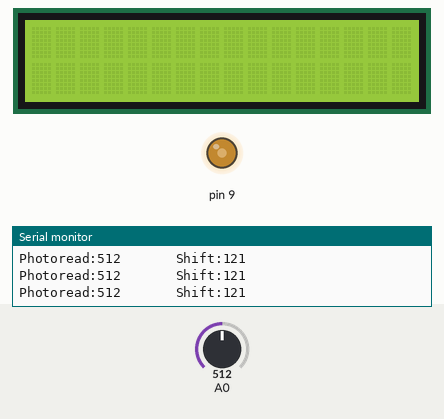
Simulated run of this sketch. Board: Arduino Uno, built with avr-gcc and run on an emulated ATmega328P. Parts: 16×2 character LCD, output pins drawn as LEDs (lit = HIGH), the last lines printed to the serial monitor. The inputs (shaded band) are chosen by the test bench; at power-on: A0 = 512.

Above: at 1.2 s.
1.3 s: A0 set to 0
At 1.9 s:
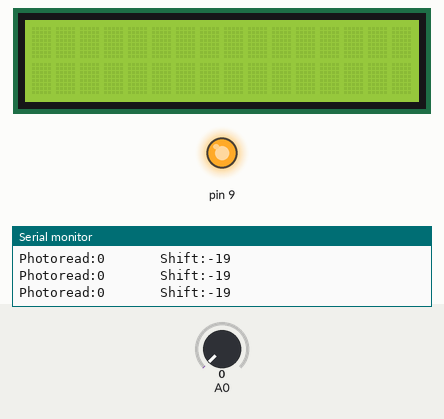
4.3 s: A0 set to 60
7.3 s: A0 set to 71
At 8.7 s:
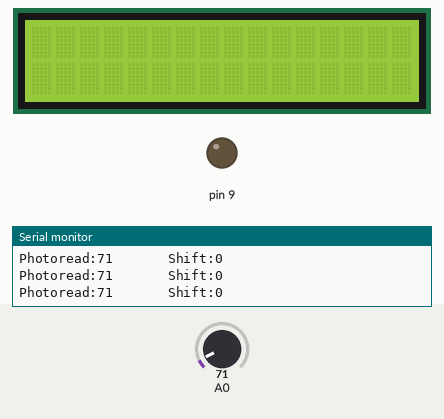
10.3 s: A0 set to 88
At 11.0 s:
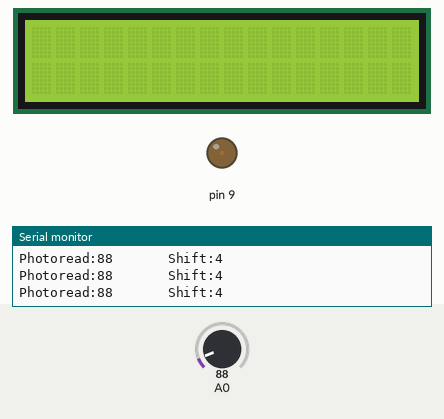
13.3 s: A0 set to 104
At 14.6 s:
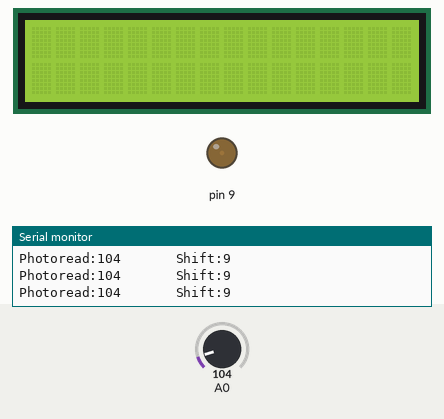
16.3 s: A0 set to 716
At 17.7 s:
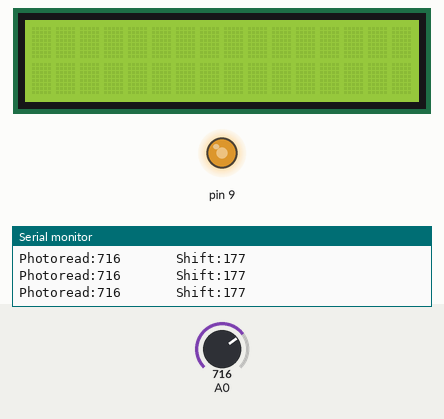
Timing chart, 0 to 19.3 s (numbered marks = the images above; inputs shaded):
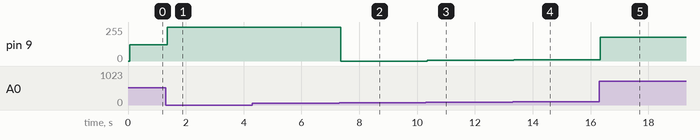

Measured:
- the behaviour switches between 66 and 67 on A0 (found by bisection; images 1 and 2)
- after the input at 1.3 s, pin 9: 121/255 → 255/255 after 0.05 s
- after the input at 7.3 s, pin 9: 255/255 → 0/255 after 0.05 s
- after the input at 10.3 s, pin 9: 0/255 → 4/255 after 0.05 s
- after the input at 13.3 s, pin 9: 4/255 → 9/255 after 0.05 s
- after the input at 16.3 s, pin 9: 9/255 → 177/255 at once

The sketch:

MAP_W_PHOTOREAD.ino
```cpp
#include <Wire.h>
#include <LiquidCrystal_I2C.h>

LiquidCrystal_I2C lcd(0x27, 16, 2);

int photoread;
int Shift;
//max 999
//min 80
void setup() {
  // put your setup code here, to run once:
Serial.begin(9600);
pinMode(9,OUTPUT);
  lcd.begin();
    lcd.backlight();

}

void loop() {
  // put your main code here, to run repeatedly:
lcd.print(Shift);
photoread = analogRead(0);

Shift = map(photoread,70,999,0,255);

Serial.print("Photoread:");
Serial.print(photoread);
Serial.print("       ");
Serial.print("Shift:");
Serial.println(Shift);
analogWrite(9,Shift);
lcd.clear();
}
```
